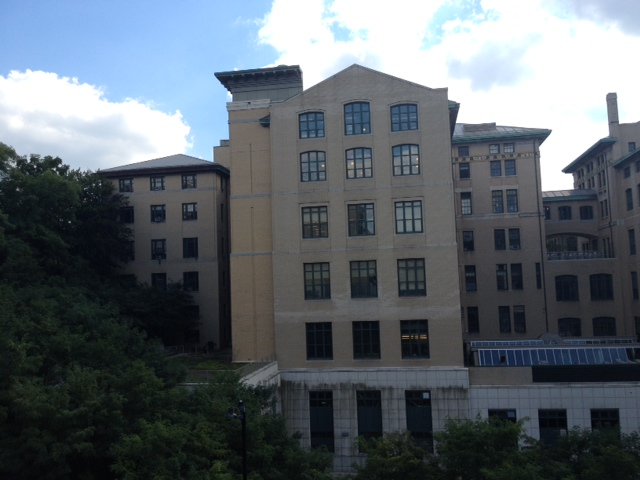
%> input picture ec1.jpg, 640 x 480 px
$ octave ec.m   (GNU Octave 9; MATLAB toolbox functions it lacks are replaced by stand-ins)
%> lines starting %> are read from the running program, lines starting %| are printed output that depends on the picture; in (x1, y1, x2, y2) boxes, pixels count from 0 and x2, y2 are one past the last pixel; in counts of white or black regions, pixels touching at a corner belong together; the program's own positions count from 1
### computeH.m
%Many of the steps coded here are unnecessary, but I did it to be easy to read
%and to have a notation and format that is identical to my solution on question 3

%p1, p2 are 2xN matrices
function [H2to1] = computeH(p1, p2)

    %get number of examples (N)
    N = size(p1,2);

    %append the 3rd column (of 1's)
    p2 = [p2; ones(1,N)]; %P2 is now 3xN

    %use these points to create the A matrix (the one from question 3)
    A = zeros(2*N,9);
    for i=1:N
        u = p1(1,i);
        v = p1(2,i);
        p2t = p2(:,i)';
        A(2*i - 1, :) = [p2t 0 0 0 -u*p2t];
        A(2*i, :) = [0 0 0 p2t -v*p2t];
    end

    %Get eigenvalues for A^t * A
    [V,D] = eig(A'*A);
    %get position of min eigenvalue
    [min_eigenvalue, pos] = min(diag(D));
    %get eivenvector of minimal eigenvalue (that's the solution to our problem)
    min_eigenvector = V(:,pos);


    %compute H
    H2to1 = vec2mat(min_eigenvector,3); %H is a 3x3 matrix

end

### q5_2.m
function [H2to1, panoImg] = q5_2(img1, img2, pts)

    N = size(pts,2);

    %compute H
    H2to1 = computeH(pts(1:2,:), pts(3:4,:));

    %img2 extreme points
    img2_rows = size(img2,1);
    img2_cols = size(img2,2);
    img2_extreme_points = ones(3,4);
    img2_extreme_points(:,1) = [1;1;1]; %NW
    img2_extreme_points(:,2) = [img2_cols;1;1]; %NE
    img2_extreme_points(:,3) = [1;img2_rows;1]; %SW
    img2_extreme_points(:,4) = [img2_cols;img2_rows;1]; %SE

    %transform img2
    img2_extreme_points_warped = H2to1*img2_extreme_points;

    %normalize 3rd row
    img2_extreme_points_warped = bsxfun (@rdivide, img2_extreme_points_warped, img2_extreme_points_warped(3,:));


    %vertical traslation
    vertical_translation = abs(min(0 , min(img2_extreme_points_warped(2,:))));

    %horizontal translation
    horizontal_translation = abs(min(0 , min(img2_extreme_points_warped(1,:))));

    %combined image size
    x_max = max(size(img1,2),max(img2_extreme_points_warped(1,:)));
    x_min = min(1, min(img2_extreme_points_warped(1,:)));
    y_max = max(size(img1,1),max(img2_extreme_points_warped(2,:)));
    y_min = min(1, min(img2_extreme_points_warped(2,:)));
    combined_width = x_max - x_min;
    combined_height = y_max - y_min;

    %imposed dimensions
    imposed_width = 1280;
    imposed_height = floor(combined_height*(imposed_width/combined_width));


    %M matrix
    scale_factor = imposed_width/combined_width;
    vertical_translation = vertical_translation*scale_factor;
    horizontal_translation = horizontal_translation*scale_factor;

    M = [scale_factor 0 horizontal_translation; 0 scale_factor vertical_translation; 0 0 1];

    %apply transformation to both images
    img1_warped = warpH(img1, M, [imposed_height, imposed_width]);
    img2_warped = warpH(img2, M*H2to1, [imposed_height, imposed_width]);

    %overlay images
    out_size = [imposed_height, imposed_width];
    panoImg = overlay_images(img1_warped, img2_warped, out_size);

    disp(imposed_width);
    disp(imposed_height);

end

### warpH.m
function warp_im = warpH(im, H, out_size,fill_value)
% warpH projective image warping
%   warp_im=warpA(im, A, out_size)
%   Warps a size (w,h,channels) image im using the  (3,3) homography H
%   producing an (out_size(1),out_size(2)) output image warp_im
%
%   The pixels of warp_im are sampled at (x,y) coordinates
%   (1,1)-(out_size(2),out_size(1))
%
%   The coordinates of the pixels in the source image
%   are taken to be  $(1,1)-(size(im,2), size(im,1)) and
%   are transformed according to:
%   warped_coords := H*source_coords
%
%   warp_im=warpA(im, A, out_size,fill_value)
%   Uses fill_value (scalar) to paint empty regions.


if ~exist('fill_value', 'var') || isempty(fill_value)
    fill_value = 0;
end

tform = maketform( 'projective', H');
warp_im = imtransform( im, tform, 'bilinear', 'XData', [1 out_size(2)], 'YData', [1 out_size(1)], 'Size', out_size(1:2), 'FillValues', fill_value*ones(size(im,3),1));

### overlay_images.m
function panoImg = overlay_images(img1, img2, out_size)

    %overlay

    img1_big = uint8(zeros([out_size 3]));
    img1_big(1:size(img1,1),1:size(img1,2),:) = img1;

    %create a mask for both regions (considering fill_value=0)
    mask_taj1 = (img2(:,:,1) == 0).*(img2(:,:,2) == 0).*(img2(:,:,3) == 0);
    mask_taj2 = not(mask_taj1);

    %fill image according to region (pulls right pixel using the masks)
    panoImg = uint8(zeros(size(img2)));
    panoImg(:,:,1) = uint8(mask_taj1).*img1_big(:,:,1) + uint8(mask_taj2).*img2(:,:,1);
    panoImg(:,:,2) = uint8(mask_taj1).*img1_big(:,:,2) + uint8(mask_taj2).*img2(:,:,2);
    panoImg(:,:,3) = uint8(mask_taj1).*img1_big(:,:,3) + uint8(mask_taj2).*img2(:,:,3);

end


### ec.m

%load images
img1 = imread('ec1.jpg');
%> img1 is the input picture: size 480x640x3 uint8; mean R, G, B 92.6, 100.6, 107.5
img2 = imread('ec2.jpg');
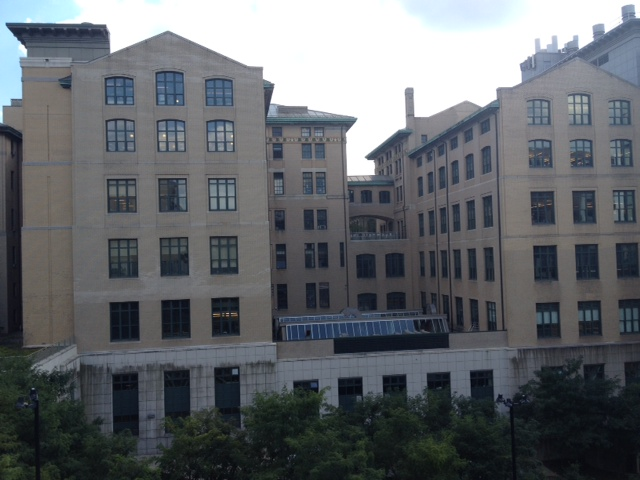
%> input picture ec2.jpg, 640 x 480 px
%> img2 is the input picture: size 480x640x3 uint8; mean R, G, B 99.6, 103.4, 107.7

%load points (variable called pts)
load('ec_pts.mat');

%run algorithm
[H2to1, panoImg] = q5_2(img1, img2, pts);
%> in warpH, `warp_im = imtransform( im, tform, 'bilinear', 'XData', [1 out_size(2)]..`:
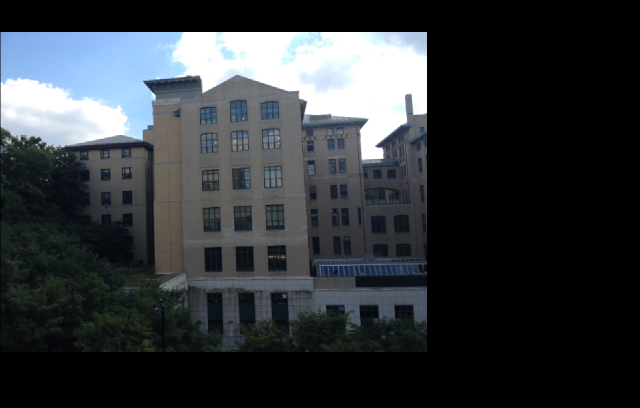
%> warp_im: size 815x1280x3 uint8 (shown at 1/2 size); mean R, G, B 49.5, 53.6, 57.3
%> call 2 of warpH, with out_size = [815 1280]
%> in warpH (call 2), `warp_im = imtransform( im, tform, 'bilinear', 'XData', [1 out_size(2)]..`:
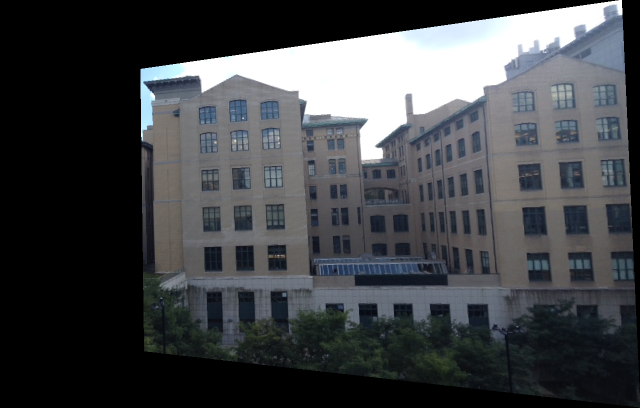
%> warp_im: size 815x1280x3 uint8 (shown at 1/2 size); mean R, G, B 65.2, 67.6, 70.6
%> in overlay_images, `mask_taj1 = (img2(:,:,1) == 0).*(img2(:,:,2) == 0).*(img2(:,:,3) == 0);`:
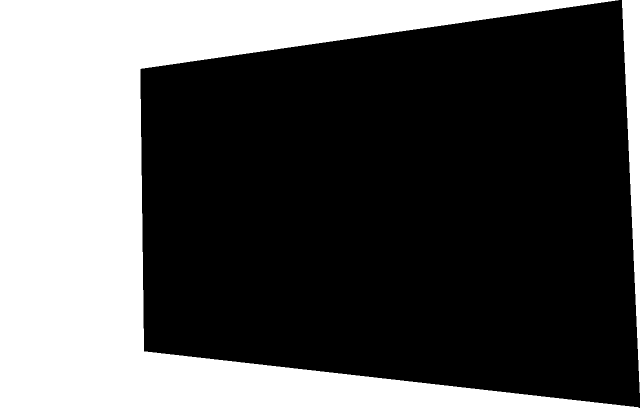
%> mask_taj1: size 815x1280 double (shown at 1/2 size); values 0 (black) and 1 (white), 35.3% white; 2 white regions, box (x1, y1, x2, y2) and area: (0, 0, 1277, 815) 353629, (1244, 0, 1280, 786) 14436
%> in overlay_images, `panoImg(:,:,1) = uint8(mask_taj1).*img1_big(:,:,1) + uint8(mask_taj2)...`:
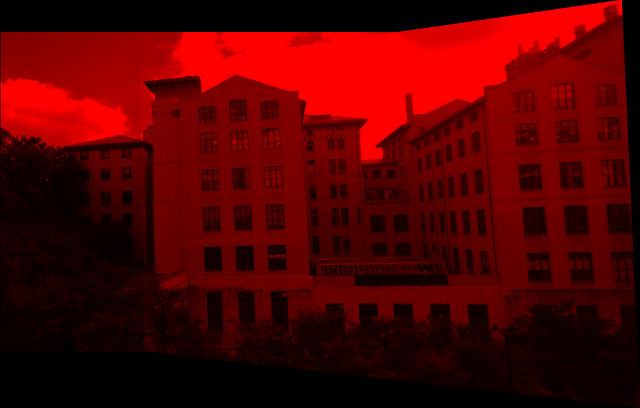
%> panoImg: size 815x1280x3 uint8 (shown at 1/2 size); mean R, G, B 83.1, 0, 0
%> in overlay_images, `panoImg(:,:,2) = uint8(mask_taj1).*img1_big(:,:,2) + uint8(mask_taj2)...`:
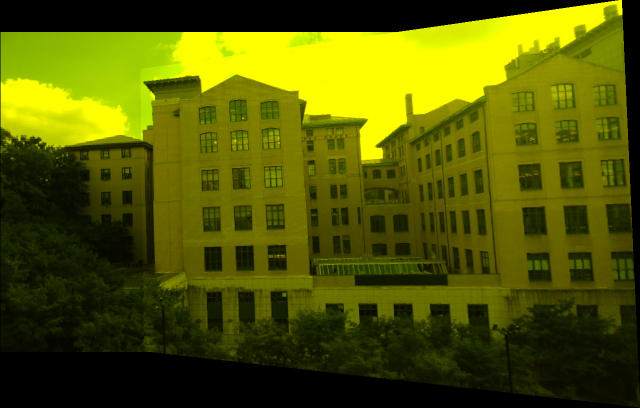
%> panoImg: size 815x1280x3 uint8 (shown at 1/2 size); mean R, G, B 83.1, 88.1, 0
%> in overlay_images, `panoImg(:,:,3) = uint8(mask_taj1).*img1_big(:,:,3) + uint8(mask_taj2)...`:
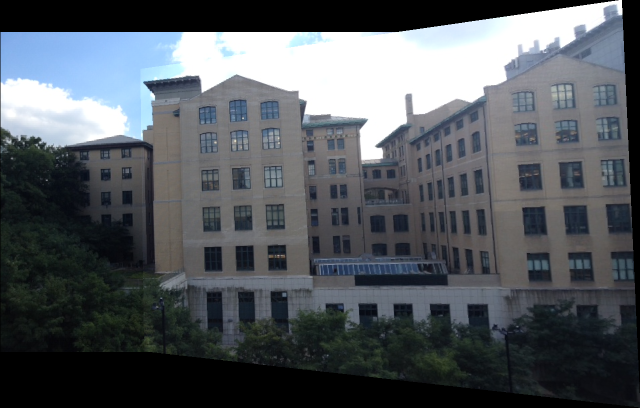
%> panoImg: size 815x1280x3 uint8 (shown at 1/2 size); mean R, G, B 83.1, 88.1, 93.3
%| 815
%> H2to1 = [0.00315 1.46e-05 0.967; -0.000642 0.00398 0.254; -2.2e-06 -1.78e-07 0.00461]

%show panorama
imshow(panoImg);
